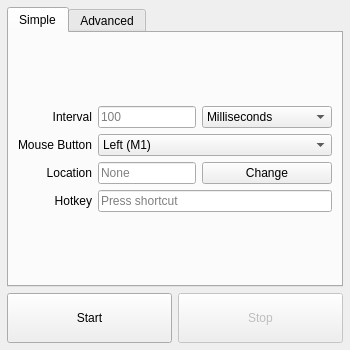
<?xml version="1.0" encoding="UTF-8"?>
<ui version="4.0">
 <class>main_window</class>
 <widget class="QMainWindow" name="main_window">
  <property name="geometry">
   <rect>
    <x>0</x>
    <y>0</y>
    <width>350</width>
    <height>350</height>
   </rect>
  </property>
  <property name="windowTitle">
   <string>EasyAutoClicker</string>
  </property>
  <widget class="QWidget" name="central_widget">
   <layout class="QVBoxLayout" name="central_layout">
    <property name="leftMargin">
     <number>7</number>
    </property>
    <property name="topMargin">
     <number>7</number>
    </property>
    <property name="rightMargin">
     <number>7</number>
    </property>
    <property name="bottomMargin">
     <number>7</number>
    </property>
    <item>
     <widget class="QTabWidget" name="tab_widget">
      <property name="currentIndex">
       <number>0</number>
      </property>
      <property name="tabBarAutoHide">
       <bool>false</bool>
      </property>
      <widget class="QWidget" name="simple_tab">
       <attribute name="title">
        <string>Simple</string>
       </attribute>
       <layout class="QGridLayout" name="simple_tab_layout" columnstretch="0,3,4">
        <item row="0" column="0" colspan="3">
         <spacer name="simple_top_spacer">
          <property name="orientation">
           <enum>Qt::Vertical</enum>
          </property>
          <property name="sizeType">
           <enum>QSizePolicy::Expanding</enum>
          </property>
          <property name="sizeHint" stdset="0">
           <size>
            <width>20</width>
            <height>0</height>
           </size>
          </property>
         </spacer>
        </item>
        <item row="1" column="0">
         <widget class="QLabel" name="simple_interval_label">
          <property name="text">
           <string>Interval</string>
          </property>
          <property name="alignment">
           <set>Qt::AlignRight|Qt::AlignTrailing|Qt::AlignVCenter</set>
          </property>
         </widget>
        </item>
        <item row="1" column="1">
         <widget class="QLineEdit" name="simple_interval_input">
          <property name="maxLength">
           <number>7</number>
          </property>
          <property name="placeholderText">
           <string>100</string>
          </property>
         </widget>
        </item>
        <item row="1" column="2">
         <widget class="QComboBox" name="simple_interval_scale_input">
          <property name="currentText">
           <string>Milliseconds</string>
          </property>
          <item>
           <property name="text">
            <string>Milliseconds</string>
           </property>
          </item>
          <item>
           <property name="text">
            <string>Seconds</string>
           </property>
          </item>
          <item>
           <property name="text">
            <string>Minutes</string>
           </property>
          </item>
          <item>
           <property name="text">
            <string>Hours</string>
           </property>
          </item>
         </widget>
        </item>
        <item row="2" column="0">
         <widget class="QLabel" name="simple_mouse_button_label">
          <property name="text">
           <string>Mouse Button</string>
          </property>
          <property name="alignment">
           <set>Qt::AlignRight|Qt::AlignTrailing|Qt::AlignVCenter</set>
          </property>
         </widget>
        </item>
        <item row="2" column="1" colspan="2">
         <widget class="QComboBox" name="simple_mouse_button_input">
          <item>
           <property name="text">
            <string>Left (M1)</string>
           </property>
          </item>
          <item>
           <property name="text">
            <string>Right (M2)</string>
           </property>
          </item>
          <item>
           <property name="text">
            <string>Middle (M3)</string>
           </property>
          </item>
         </widget>
        </item>
        <item row="3" column="0">
         <widget class="QLabel" name="simple_location_label">
          <property name="text">
           <string>Location</string>
          </property>
          <property name="alignment">
           <set>Qt::AlignRight|Qt::AlignTrailing|Qt::AlignVCenter</set>
          </property>
         </widget>
        </item>
        <item row="3" column="1">
         <widget class="QLineEdit" name="simple_location_display">
          <property name="readOnly">
           <bool>true</bool>
          </property>
          <property name="placeholderText">
           <string>None</string>
          </property>
         </widget>
        </item>
        <item row="3" column="2">
         <widget class="QPushButton" name="simple_change_location_button">
          <property name="text">
           <string>Change</string>
          </property>
         </widget>
        </item>
        <item row="4" column="0">
         <widget class="QLabel" name="simple_hotkey_label">
          <property name="text">
           <string>Hotkey</string>
          </property>
          <property name="alignment">
           <set>Qt::AlignRight|Qt::AlignTrailing|Qt::AlignVCenter</set>
          </property>
         </widget>
        </item>
        <item row="4" column="1" colspan="2">
         <widget class="QKeySequenceEdit" name="simple_hotkey_input"/>
        </item>
        <item row="5" column="0" colspan="3">
         <spacer name="simple_bottom_spacer">
          <property name="orientation">
           <enum>Qt::Vertical</enum>
          </property>
          <property name="sizeType">
           <enum>QSizePolicy::Expanding</enum>
          </property>
          <property name="sizeHint" stdset="0">
           <size>
            <width>20</width>
            <height>0</height>
           </size>
          </property>
         </spacer>
        </item>
       </layout>
      </widget>
      <widget class="QWidget" name="advanced_tab">
       <attribute name="title">
        <string>Advanced</string>
       </attribute>
       <layout class="QGridLayout" name="gridLayout" columnstretch="0,3,4">
        <item row="0" column="0" colspan="3">
         <spacer name="advanced_top_spacer">
          <property name="orientation">
           <enum>Qt::Vertical</enum>
          </property>
          <property name="sizeHint" stdset="0">
           <size>
            <width>20</width>
            <height>0</height>
           </size>
          </property>
         </spacer>
        </item>
        <item row="1" column="0">
         <widget class="QLabel" name="advanced_interval_label">
          <property name="text">
           <string>Interval</string>
          </property>
          <property name="alignment">
           <set>Qt::AlignRight|Qt::AlignTrailing|Qt::AlignVCenter</set>
          </property>
         </widget>
        </item>
        <item row="1" column="1">
         <widget class="QLineEdit" name="advanced_interval_input">
          <property name="maxLength">
           <number>7</number>
          </property>
          <property name="placeholderText">
           <string>100</string>
          </property>
         </widget>
        </item>
        <item row="1" column="2">
         <widget class="QComboBox" name="advanced_interval_scale_input">
          <item>
           <property name="text">
            <string>Milliseconds</string>
           </property>
          </item>
          <item>
           <property name="text">
            <string>Seconds</string>
           </property>
          </item>
          <item>
           <property name="text">
            <string>Minutes</string>
           </property>
          </item>
          <item>
           <property name="text">
            <string>Hours</string>
           </property>
          </item>
         </widget>
        </item>
        <item row="2" column="0">
         <widget class="QLabel" name="advanced_hold_length_label">
          <property name="text">
           <string>Hold Length</string>
          </property>
          <property name="alignment">
           <set>Qt::AlignRight|Qt::AlignTrailing|Qt::AlignVCenter</set>
          </property>
         </widget>
        </item>
        <item row="2" column="1">
         <widget class="QLineEdit" name="advanced_hold_length_input">
          <property name="maxLength">
           <number>7</number>
          </property>
          <property name="placeholderText">
           <string>0</string>
          </property>
         </widget>
        </item>
        <item row="2" column="2">
         <widget class="QComboBox" name="advanced_hold_length_scale_input">
          <item>
           <property name="text">
            <string>Milliseconds</string>
           </property>
          </item>
          <item>
           <property name="text">
            <string>Seconds</string>
           </property>
          </item>
          <item>
           <property name="text">
            <string>Minutes</string>
           </property>
          </item>
          <item>
           <property name="text">
            <string>Hours</string>
           </property>
          </item>
         </widget>
        </item>
        <item row="3" column="0">
         <widget class="QLabel" name="advanced_event_count_label">
          <property name="text">
           <string>Event Count</string>
          </property>
          <property name="alignment">
           <set>Qt::AlignRight|Qt::AlignTrailing|Qt::AlignVCenter</set>
          </property>
         </widget>
        </item>
        <item row="3" column="1" colspan="2">
         <widget class="QLineEdit" name="advanced_event_count_input">
          <property name="maxLength">
           <number>7</number>
          </property>
          <property name="placeholderText">
           <string>∞</string>
          </property>
         </widget>
        </item>
        <item row="4" column="0">
         <widget class="QLabel" name="advanced_clicks_per_event_label">
          <property name="text">
           <string>Clicks per Event</string>
          </property>
          <property name="alignment">
           <set>Qt::AlignRight|Qt::AlignTrailing|Qt::AlignVCenter</set>
          </property>
         </widget>
        </item>
        <item row="4" column="1" colspan="2">
         <widget class="QLineEdit" name="advanced_clicks_per_event_input">
          <property name="maxLength">
           <number>7</number>
          </property>
          <property name="placeholderText">
           <string>1</string>
          </property>
         </widget>
        </item>
        <item row="5" column="0">
         <widget class="QLabel" name="advanced_mouse_button_label">
          <property name="text">
           <string>Mouse Button</string>
          </property>
          <property name="alignment">
           <set>Qt::AlignRight|Qt::AlignTrailing|Qt::AlignVCenter</set>
          </property>
         </widget>
        </item>
        <item row="5" column="1" colspan="2">
         <widget class="QComboBox" name="advanced_mouse_button_input">
          <item>
           <property name="text">
            <string>Left (M1)</string>
           </property>
          </item>
          <item>
           <property name="text">
            <string>Right (M2)</string>
           </property>
          </item>
          <item>
           <property name="text">
            <string>Middle (M3)</string>
           </property>
          </item>
         </widget>
        </item>
        <item row="6" column="0">
         <widget class="QLabel" name="advanced_location_label">
          <property name="text">
           <string>Location</string>
          </property>
          <property name="alignment">
           <set>Qt::AlignRight|Qt::AlignTrailing|Qt::AlignVCenter</set>
          </property>
         </widget>
        </item>
        <item row="6" column="1">
         <widget class="QLineEdit" name="advanced_location_display">
          <property name="readOnly">
           <bool>true</bool>
          </property>
          <property name="placeholderText">
           <string>None</string>
          </property>
         </widget>
        </item>
        <item row="6" column="2">
         <widget class="QPushButton" name="advanced_change_location_button">
          <property name="text">
           <string>Change</string>
          </property>
         </widget>
        </item>
        <item row="7" column="0">
         <widget class="QLabel" name="advanced_hotkey_label">
          <property name="text">
           <string>Hotkey</string>
          </property>
          <property name="alignment">
           <set>Qt::AlignRight|Qt::AlignTrailing|Qt::AlignVCenter</set>
          </property>
         </widget>
        </item>
        <item row="7" column="1" colspan="2">
         <widget class="QKeySequenceEdit" name="advanced_hotkey_input"/>
        </item>
        <item row="8" column="0" colspan="3">
         <spacer name="advanced_bottom_spacer">
          <property name="orientation">
           <enum>Qt::Vertical</enum>
          </property>
          <property name="sizeHint" stdset="0">
           <size>
            <width>20</width>
            <height>0</height>
           </size>
          </property>
         </spacer>
        </item>
       </layout>
      </widget>
     </widget>
    </item>
    <item>
     <layout class="QHBoxLayout" name="main_buttons_layout">
      <property name="bottomMargin">
       <number>0</number>
      </property>
      <item>
       <widget class="QPushButton" name="start_button">
        <property name="minimumSize">
         <size>
          <width>0</width>
          <height>50</height>
         </size>
        </property>
        <property name="text">
         <string>Start</string>
        </property>
       </widget>
      </item>
      <item>
       <widget class="QPushButton" name="stop_button">
        <property name="enabled">
         <bool>false</bool>
        </property>
        <property name="minimumSize">
         <size>
          <width>0</width>
          <height>50</height>
         </size>
        </property>
        <property name="text">
         <string>Stop</string>
        </property>
       </widget>
      </item>
     </layout>
    </item>
   </layout>
  </widget>
 </widget>
 <resources/>
 <connections/>
</ui>
